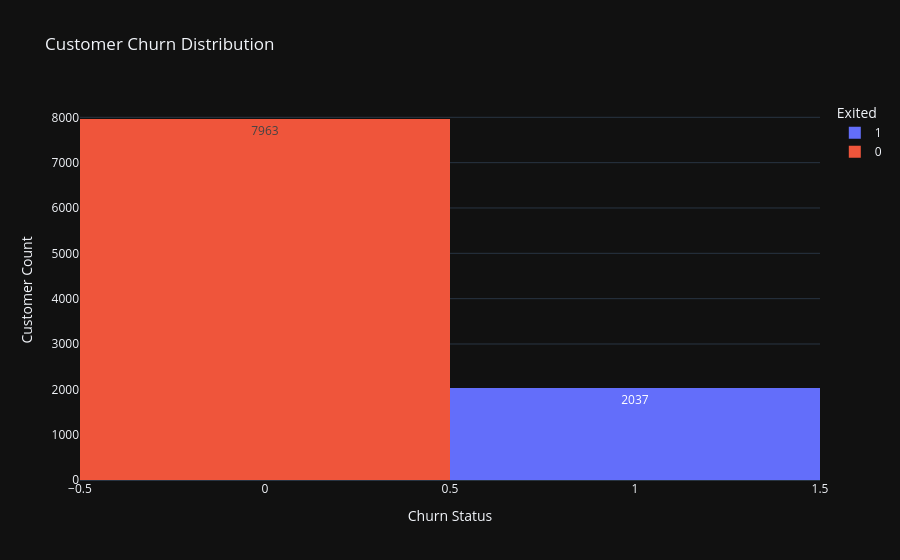

Notebook code for this chart:
### Code cell
fig = px.histogram(
    df,
    x='Exited',
    color='Exited',
    text_auto=True,
    title='Customer Churn Distribution',
    template=theme
)

fig.update_layout(
    xaxis_title='Churn Status',
    yaxis_title='Customer Count'
)

fig.show()

### Figure 1 — Plotly figure (JSON) as saved in the notebook; plotly's stock layout.template omitted (floating-point values rounded to 4 significant figures; data arrays with more than 128 entries replaced by an {"elided": "..."} marker saying what was removed)
{"data": [{"bingroup": "x", "hovertemplate": "Exited=%{x}<br>count=%{y}<extra></extra>", "legendgroup": "1", "marker": {"color": "#636efa", "pattern": {"shape": ""}}, "name": "1", "orientation": "v", "showlegend": true, "texttemplate": "%{value}", "type": "histogram", "x": {"elided": "2037 int values"}, "xaxis": "x", "yaxis": "y"}, {"bingroup": "x", "hovertemplate": "Exited=%{x}<br>count=%{y}<extra></extra>", "legendgroup": "0", "marker": {"color": "#EF553B", "pattern": {"shape": ""}}, "name": "0", "orientation": "v", "showlegend": true, "texttemplate": "%{value}", "type": "histogram", "x": {"elided": "7963 int values"}, "xaxis": "x", "yaxis": "y"}], "layout": {"barmode": "relative", "legend": {"title": {"text": "Exited"}, "tracegroupgap": 0}, "title": {"text": "Customer Churn Distribution"}, "xaxis": {"anchor": "y", "categoryarray": [1, 0], "categoryorder": "array", "domain": [0, 1], "title": {"text": "Churn Status"}}, "yaxis": {"anchor": "x", "domain": [0, 1], "title": {"text": "Customer Count"}}}}
